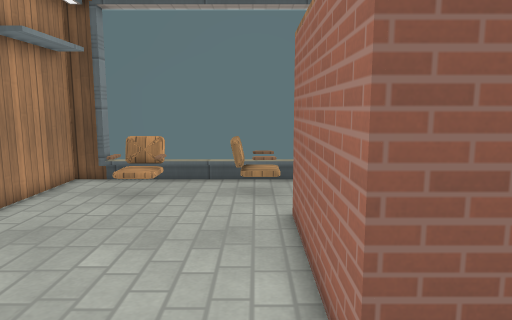
view 1 (above)

16 first-person views from a walk through a level from a Godot 3-D game. The camera is 1.5 m above the floor, tilts 8° down and sees 70° across. The floor is counted in squares, 0.5 m on a side. Each view is taken from the middle of a square. On the plan, view 1 faces up. The plan holds only what a view shows up to about 20 squares ahead; the rest is blank. Surface patterns are stand-ins for the level's own textures.

view 2
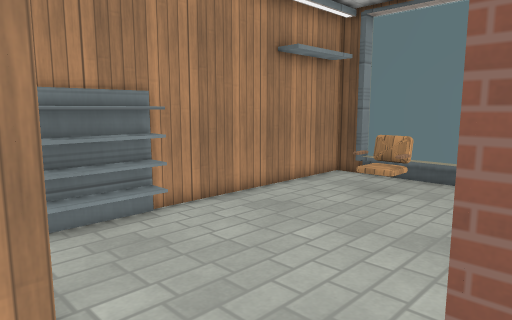

view 3
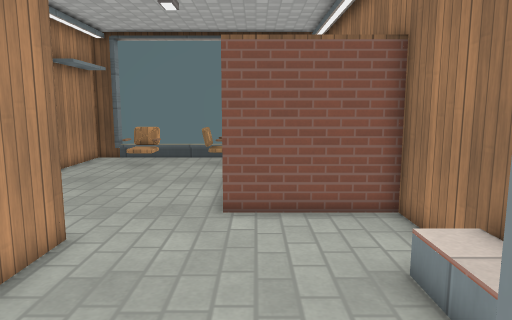

view 4
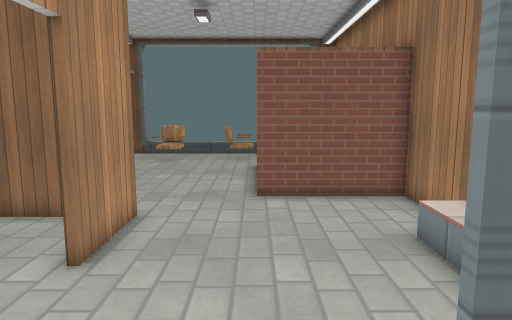

view 5
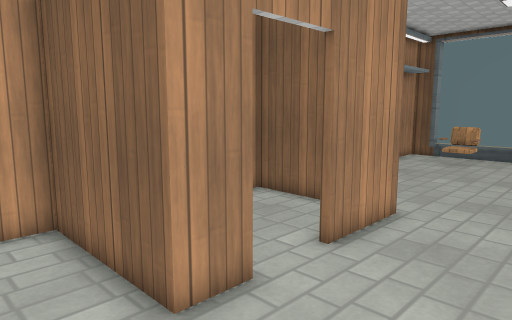

view 6
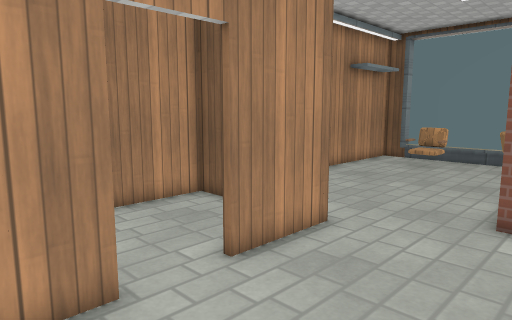

view 7
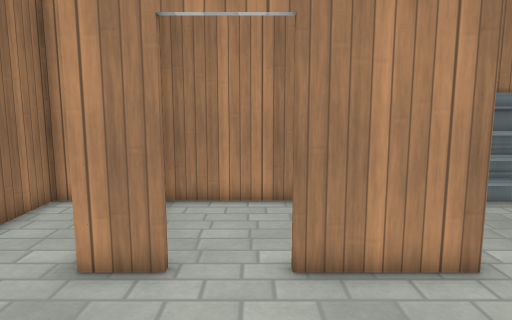

view 8
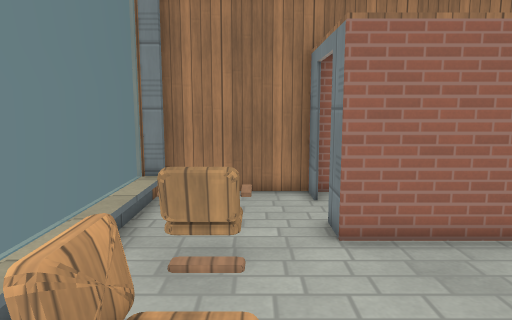

view 9
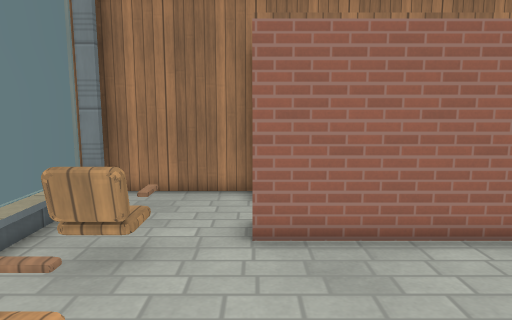

view 10
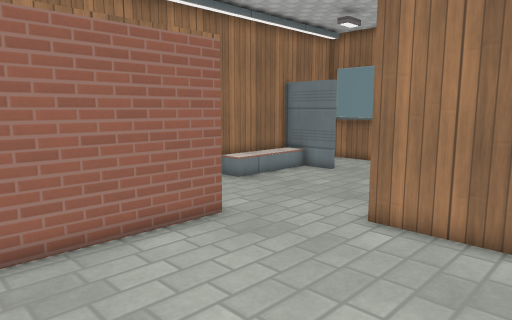

view 11
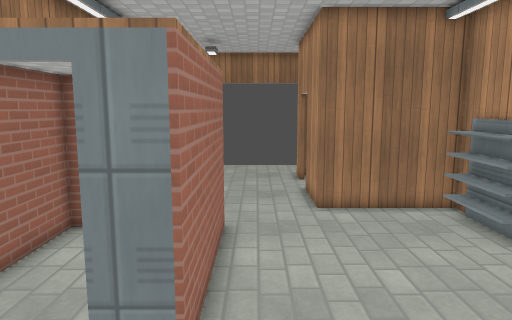

view 12
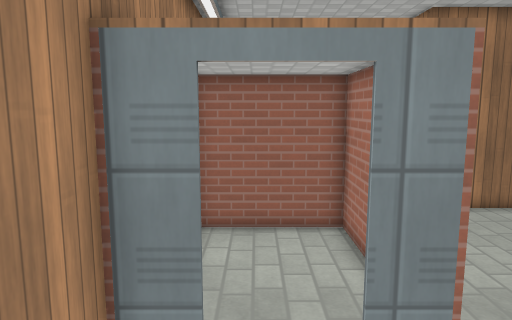

view 13
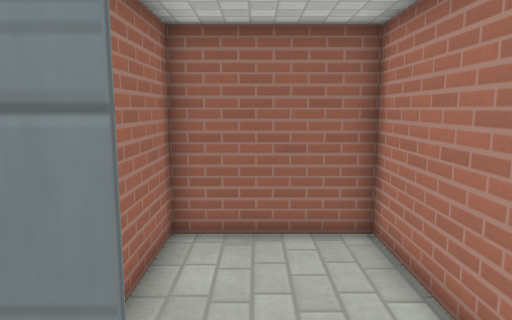

view 14
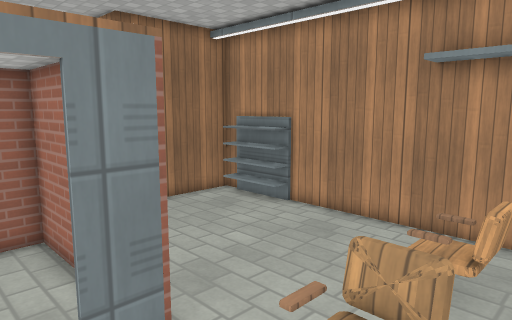

view 15
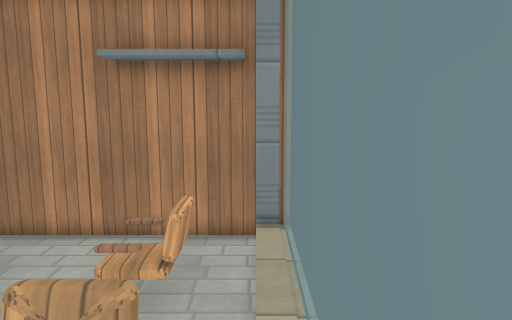

view 16
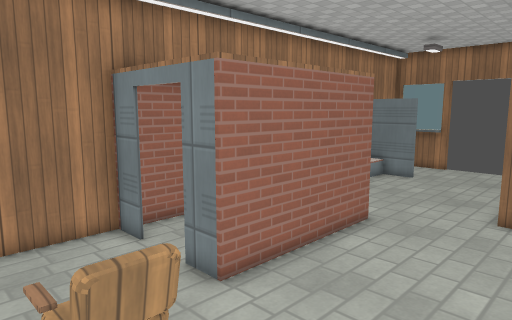

### Floor plan
Key: @ floor where view 1 was taken; # wall or solid block; . floor; / step, stairs or slope; = window, fence, low wall or low ledge; C chair; O other object.
Columns run from 8 left of view 1 to 6 right of it. Each row starts with its distance up from view 1.
 16 ###          #
 15 ###//////////##
 14 #..CC..C/=....#
 13 #..CCC.CO/....#
 12 #...OC.CCC....#
 11 #.............#
 10 #........##..##
  9 #........#....#
  8 #........#....#
  7 #........#....#
  6 #........#....#
  5 #O.......#....#
  4 #O.......#....#
  3 #O.......######
  2 #O............#
  1 #######.......#
  0 #....##.@.....#
 -1 #....##......O#
 -2 #....##......O#
 -3 #............O#
 -4 #............O#
 -5 #....##....####
 -6 #######....####
 -7 #............
 -8 #......   ..
 -9 #....    ..
-10 ####

Where each view was taken, in squares from view 1:
view 1: 0 up, 0 right, facing up
view 2: 0 up, 2 right, facing up-left
view 3: 7 down, 2 right, facing up
view 4: 9 down, 1 right, facing up
view 5: 9 down, 2 right, facing up-left
view 6: 7 down, 3 right, facing up-left
view 7: 3 down, 4 right, facing left
view 8: 12 up, 7 left, facing right
view 9: 10 up, 7 left, facing right
view 10: 10 up, 7 left, facing down-right
view 11: 15 up, 0 right, facing down
view 12: 15 up, 4 right, facing down
view 13: 12 up, 4 right, facing down
view 14: 15 up, 4 right, facing down-left
view 15: 15 up, 3 right, facing left
view 16: 15 up, 5 left, facing down-right
